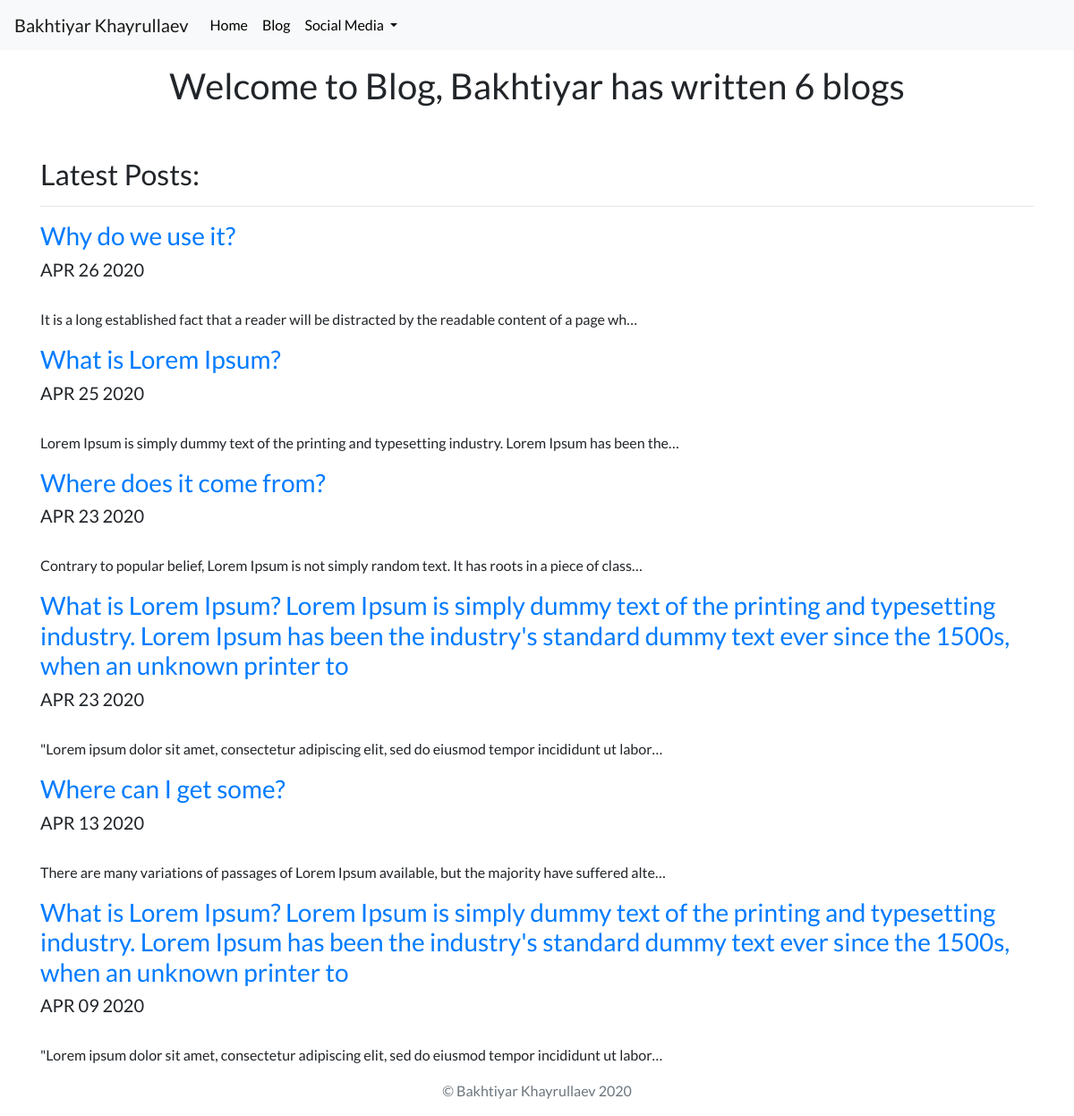
Screenshot of /blog/ with the database file from the repository.
### blog/models.py (models this page shows, shortened)
class Blog(models.Model):
    title = models.CharField(max_length=200)
    description = models.TextField()
    date = models.DateField()

### blog/views.py (the view)
# urls.py: path('', views.all_blogs, name='all_blogs'),
def all_blogs(request):
    blogs = Blog.objects.order_by('-date')
    return render(request, 'blog/all_blogs.html', {'blogs':blogs})

### blog/templates/blog/all_blogs.html (shortened to what this page needs)
{% extends 'portfolio/base.html' %}
{% block content %}
    <div class="container">
          <h1 class="text-center pt-3"> Welcome to Blog, Bakhtiyar has written {{ blogs.count }} blog{{ blogs.count|pluralize}}</h1>
          <br>
          <br>
          <h2>Latest Posts:</h2>
          <hr />
                {% for blog in blogs %}
                <a href="{% url 'blog:detail' blog.id %}"><h3>{{ blog.title }}</h3></a>
                <h5>{{ blog.date|date:'M d Y' | upper}}</h5>
                <br>
                <p>{{ blog.description|striptags|truncatechars:100 }}</p>
                {% endfor %}
    </div>
{% endblock %}

### portfolio/templates/portfolio/base.html (shortened to what this page needs)
{% load static %}
<!doctype html>
<html lang="en">
  <head>
    <link rel="stylesheet" href="https://stackpath.bootstrapcdn.com/bootstrap/4.4.1/css/bootstrap.min.css">
    <link rel="stylesheet" href="https://stackpath.bootstrapcdn.com/bootstrap/4.4.1/css/bootstrap.min.css">
    <link rel="stylesheet" href="{% static "portfolio/custom.css" %}">
  </head>
  <body>
    <nav class="navbar navbar-expand-lg navbar-light bg-light">
  <a class="navbar-brand" href="{% url 'home' %}">Bakhtiyar Khayrullaev</a>
  <div class="collapse navbar-collapse" id="navbarSupportedContent">
    <ul class="navbar-nav mr-auto">
      <li class="nav-item active">
        <a class="nav-link" href="{% url 'home' %}">Home <span class="sr-only">(current)</span></a>
      </li>
      <li class="nav-item">
        <a class="nav-link" href="{% url 'blog:all_blogs' %}">Blog</a>
      </li>
      <li class="nav-item dropdown">
        <a class="nav-link dropdown-toggle" href="#" id="navbarDropdown" role="button" data-toggle="dropdown" aria-haspopup="true" aria-expanded="false">
          Social Media
        </a>
      </li>
    </ul>
  </div>
</nav>
<main role="main">
{% block content %}{% endblock %}
</main>
<footer class="text-muted">
  <div class="container text-center">
    <p>© Bakhtiyar Khayrullaev {% now "Y" %}</p>
    </div>
</footer>
</body>
</html>

### portfolio/static/portfolio/custom.css (style rules this page uses)
.navbar-nav .nav-link { color: rgba(0,0,0,1) !important; }
body { font-family: 'Lato', sans-serif; }

### rows the page displays
Blog: title "Why do we use it?", date "APR 26 2020", description "It is a long established fact that a reader will be distracted by the readable content of a page wh…"
Blog: title "What is Lorem Ipsum?", date "APR 25 2020", description "Lorem Ipsum is simply dummy text of the printing and typesetting industry. Lorem Ipsum has been the…"
Blog: title "Where does it come from?", date "APR 23 2020", description "Contrary to popular belief, Lorem Ipsum is not simply random text. It has roots in a piece of class…"
Blog: title "What is Lorem Ipsum? Lorem Ipsum is simply dummy text of the printing and typesetting industry. Lorem Ipsum has been the industry's standard dummy text ever since the 1500s, when an unknown printer to", date "APR 23 2020", description "\"Lorem ipsum dolor sit amet, consectetur adipiscing elit, sed do eiusmod tempor incididunt ut labor…"
Blog: title "Where can I get some?", date "APR 13 2020", description "There are many variations of passages of Lorem Ipsum available, but the majority have suffered alte…"
Blog: title "What is Lorem Ipsum? Lorem Ipsum is simply dummy text of the printing and typesetting industry. Lorem Ipsum has been the industry's standard dummy text ever since the 1500s, when an unknown printer to", date "APR 09 2020", description "\"Lorem ipsum dolor sit amet, consectetur adipiscing elit, sed do eiusmod tempor incididunt ut labor…"

### other values shown
{{ blogs.count }} "6"
